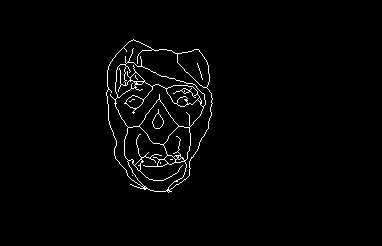
#> input picture Szkielet1.jpg, 382 x 246 px
$ python -i funkcje.py   (imports and definitions only)
#> lines starting #> are read from the running program, lines starting #| are printed output that depends on the picture; after the words box and inside, x2 and y2 are one past the last pixel; in counts of white or black regions, pixels touching at a corner belong together
#> further down, picture is the input picture: shape (246, 382, 3); min 0, max 255, mean 4.7
import cv2 as cv
import numpy as np


def usuniecie_tla(img):
    # Zdefiniowanie dolnej i górnej granicy wycinanego koloru niebieskiego
    gorny = np.array([0, 0, 0])
    dolny = np.array([255, 150, 150])
    # stworzenie maski wycinajacej tlo
    zakres = cv.inRange(img, gorny, dolny)
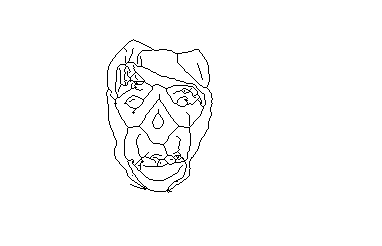
#> zakres: shape (246, 382); 98.2% white; black in thin lines or dots, all inside (x1, y1, x2, y2) = (106, 39, 213, 193)
    # aplikacja przekształceń morfologicznych
    jadro = cv.getStructuringElement(cv.MORPH_ELLIPSE, (5, 5))
    morfologia = cv.morphologyEx(zakres, cv.MORPH_CLOSE, jadro)
#> morfologia: shape (246, 382); every value is 255
    # odwrócenie wyników
    maska = 255 - morfologia
#> maska: shape (246, 382); every value is 0
    # cv.imshow('maska', maska)
    # zastosowanie maski do obrazu wejściowego
    wynik = cv.bitwise_and(img, img, mask=maska)
#> wynik: shape (246, 382, 3); every value is 0
    return wynik


def twarz_maska(img, faces_rect):
    puste_zdjecie = np.zeros(img.shape[:2], dtype='uint8')
    for (x, y, w, h) in faces_rect:
        radius = int(w*0.56)
        cent_x = int(x+w/2)
        cent_y = int(y+w/2)
        marked_face = cv.circle(img, (cent_x, cent_y), radius, (0, 0, 255), 1)
        #generacja maski
        mask = cv.circle(puste_zdjecie, (cent_x, cent_y), radius, 255, -1)
        return mask, marked_face

def odrzucenie_wykrycia(wykrycie1, wykrycie2):
    len_1 = wykrycie1[0, 2]
    len_2 = wykrycie2[0, 2]
    if len_1 > len_2:
        return 0
    else:
        return 1

def podzial_segmentacja(img, kolor):
    # Define lower and uppper limits
    lower = np.array(kolor - 1)
    upper = np.array([kolor + 1])
    # Create mask to only select color from input
    thresh = cv.inRange(img, lower, upper)
    # apply morphology
    kernel = cv.getStructuringElement(cv.MORPH_ELLIPSE, (10, 1))
    morph = cv.morphologyEx(thresh, cv.MORPH_CLOSE, kernel)
    result = cv.bitwise_and(img, img, mask=morph)
    return result

>>> import cv2
>>> picture = cv2.imread('Szkielet1.jpg')
>>> result = usuniecie_tla(picture)
